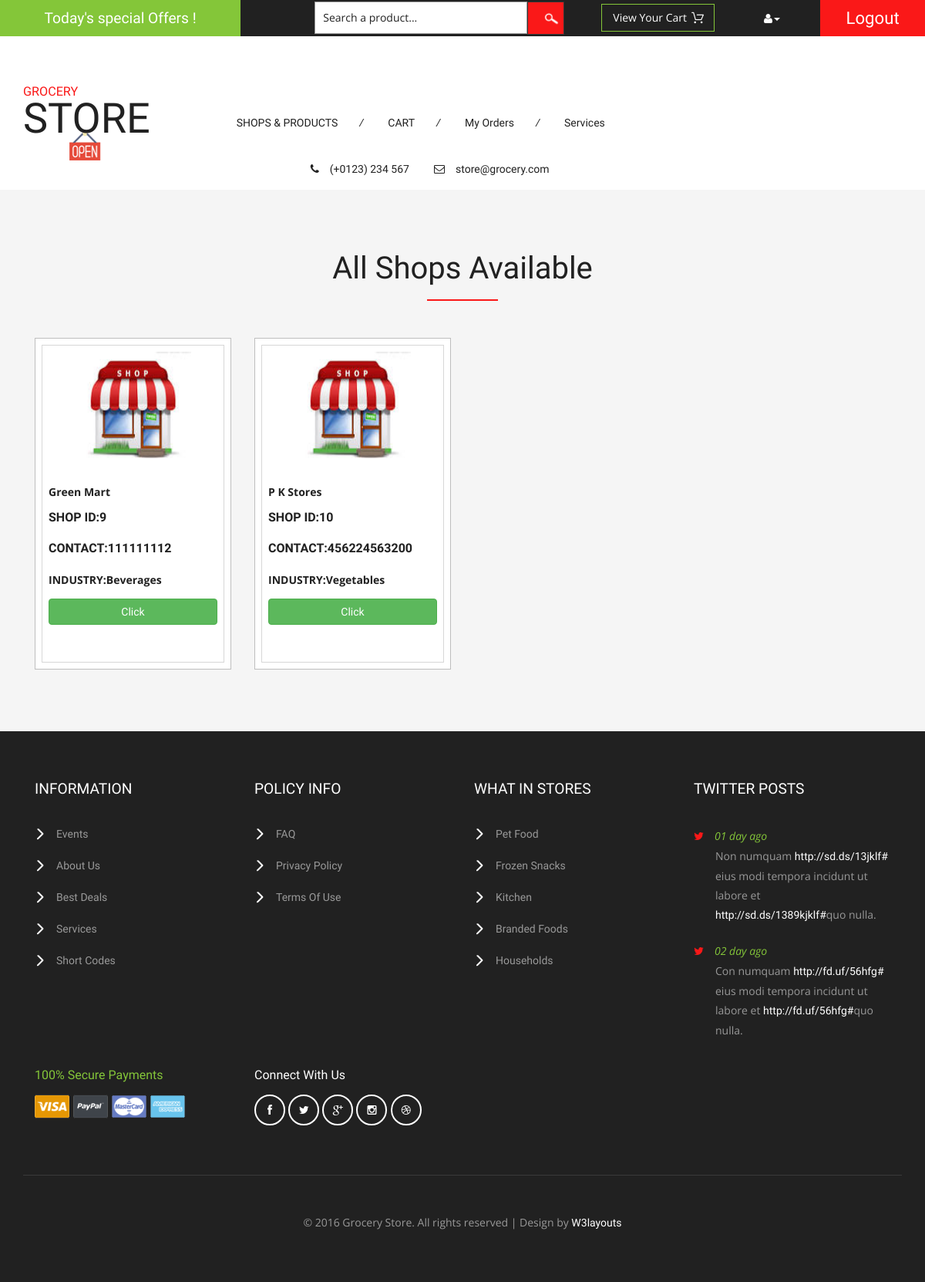
Page /displayshops/ on the committed database.
### finalapp/models.py (models this page shows)
class shopreg(models.Model):
    shopname=models.CharField(max_length=100,null=True)
    ownername=models.CharField(max_length=100,null=True)
    password=models.CharField(max_length=100,null=True)
    email=models.EmailField(max_length=100,null=True)
    phone=models.IntegerField(max_length=100,null=True)
    usertype=models.CharField(max_length=100,null=True,default="shop")
    industry=models.CharField(max_length=100,null=True)
    status=models.CharField(max_length=100,null=True,default="pending")

### finalapp/views.py (the view)
# urls.py: path('displayshops/',views.displayshops),
def displayshops(request):
    shopdat=shopreg.objects.filter(status="approved")
    return render(request,"displayshops.html",{"shopdata":shopdat})

### templates/displayshops.html (shortened to what this page needs)
{% extends 'commonbase.html' %}
{% block header %}
{% load static %}
    <div class="top-brands">
        <div class="container">
            <h3>All Shops Available</h3>
            <div class="agile_top_brands_grids">
{% for i in shopdata %}
                <div class="col-md-3 top_brand_left">
                    <div class="hover14 column">
                        <div class="agile_top_brand_left_grid">
                            <div class="agile_top_brand_left_grid1">
                                <figure>
                                    <div class="snipcart-item block" >
                                        <div class="snipcart-thumb">
                                            <a href="single.html"><img title=" " id="img" alt=" " src="{% static 'images/shop image.jpeg' %}"/></a>
                                            <p><b>{{i.shopname}}</b></p>
                                            <h4>SHOP ID:{{i.id}} </h4>
                                            <br>
                                            <h4>CONTACT:{{i.phone}}</h4>
                                            <p><b>INDUSTRY:{{i.industry}}</b></p>
                                            <a href="/userproductview?d6={{i.id}}" class="btn btn-success">Click</a>
                                        </div>
                                    </div>
                                </figure>
                            </div>
                        </div>
                    </div>
                </div>
{% endfor %}
                <div class="clearfix"> </div>
            </div>
        </div>
    </div>
{% endblock %}

### templates/displayshops.html (style rules this page uses)
#img { height: 150px; width: 150px; }

### rows in the picture
shopreg: shopname "Green Mart", id "9", phone "111111112", industry "Beverages"
shopreg: shopname "P K Stores", id "10", phone "456224563200", industry "Vegetables"
